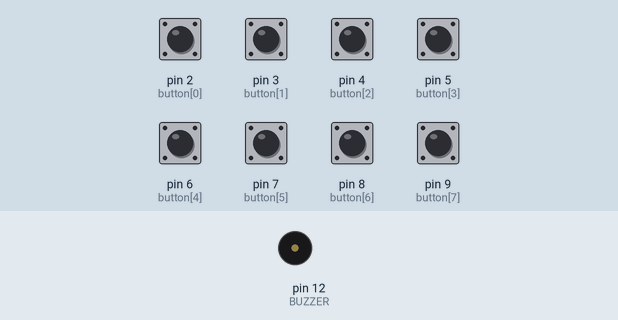
Recording of a sketch running on a simulated Arduino Uno, built with avr-gcc and run on an emulated ATmega328P. Shown: buzzer (waves = sounding). Inputs (shaded band) come from the test bench; at power-on: pin 2 (button[0]), pin 3 (button[1]), pin 4 (button[2]), pin 5 (button[3]), pin 6 (button[4]), pin 7 (button[5]), pin 8 (button[6]), pin 9 (button[7]) LOW.

Above: at 1.2 s.
1.3 s: pin 2 (button[0]) pulled HIGH for 0.15 s
At 1.37 s:
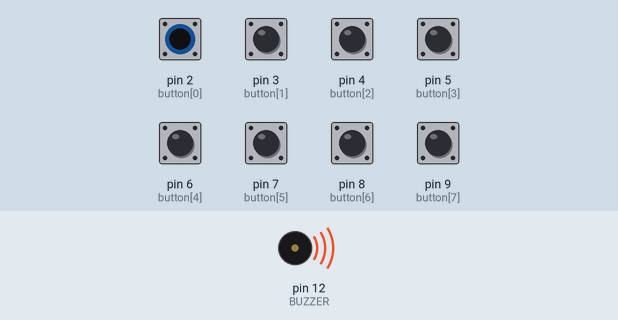
Timing chart, 0 to 4.3 s (numbered marks = the images above; inputs shaded):
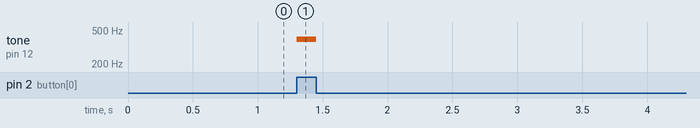

The sketch:

summer.ino
```cpp
const int BUZZER = 12;
const int button[8] = {2, 3, 4, 5, 6, 7, 8, 9 };

const int note[8] = { 392, 494, 523, 587, 659, 698, 784, 880 };

void setup() {
for(int n=0;n<=7;n++) {
        pinMode(button[n], INPUT);
 }
}

void loop() {
  if(digitalRead(button[0]) == HIGH) {
           tone(BUZZER, note[0]);
  } else if(digitalRead(button[1]) == HIGH) {
         tone(BUZZER, note[1]);
  }else if(digitalRead(button[2]) == HIGH) {
         tone(BUZZER, note[2]);
  }else if(digitalRead(button[3]) == HIGH) {
         tone(BUZZER, note[3]);
  }else if(digitalRead(button[4]) == HIGH) {
         tone(BUZZER, note[4]);
  }else if(digitalRead(button[5]) == HIGH) {
         tone(BUZZER, note[5]);
  }else if(digitalRead(button[6]) == HIGH) {
         tone(BUZZER, note[6]);
  }else if(digitalRead(button[7]) == HIGH) {
         tone(BUZZER, note[7]);
  }else {
        noTone(BUZZER);
    }
   }
```

Measured:
- after the input at 1.3 s, tone on pin 12 (BUZZER): silent → 392 Hz at once, → silent 0.15 s later
